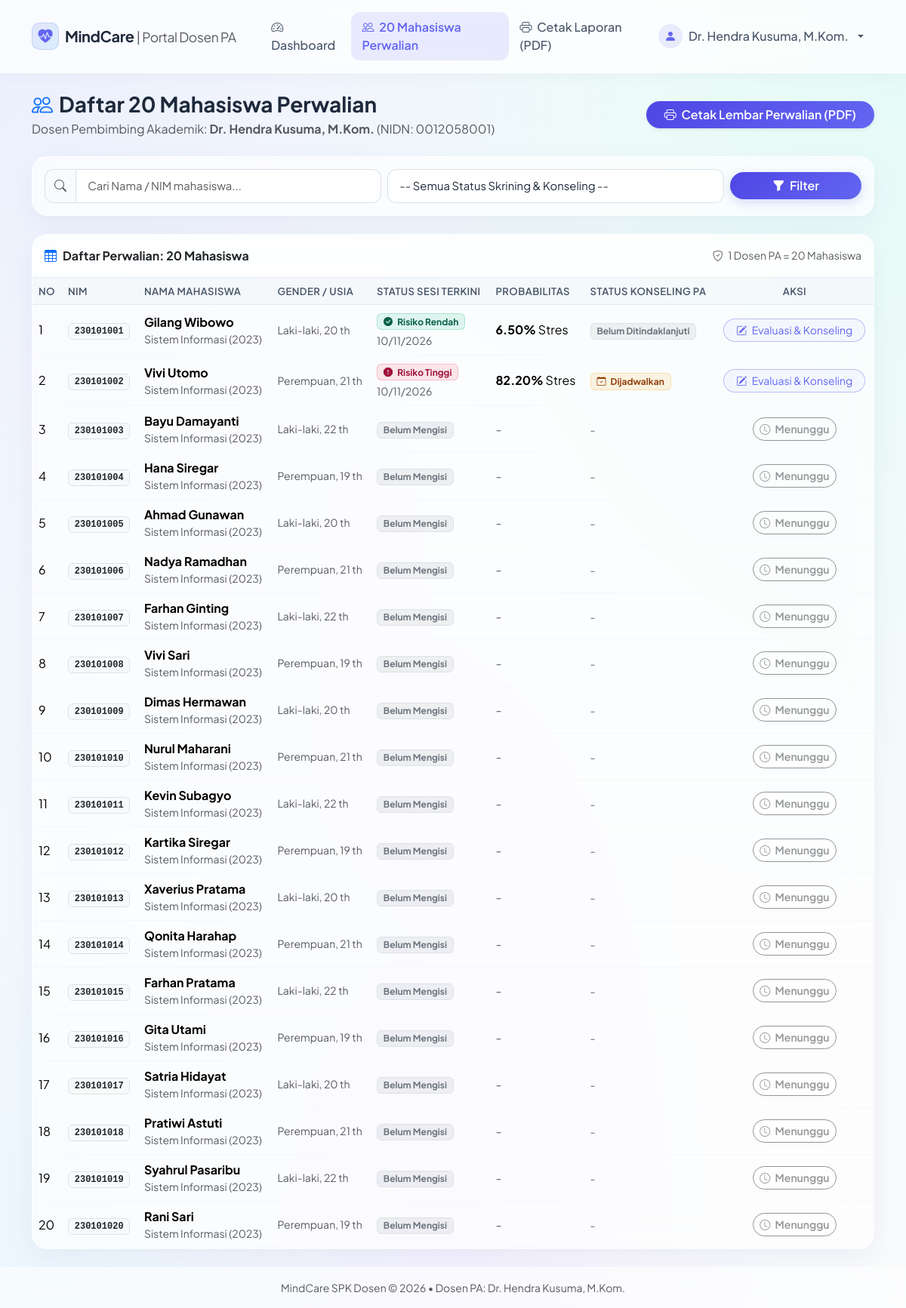
Screenshot of /dosen/data_mahasiswa.php (signed in) with the database file from the repository.
### tables this page shows
CREATE TABLE `mahasiswa` (
  `id` INT AUTO_INCREMENT PRIMARY KEY,
  `nim` VARCHAR(20) NOT NULL UNIQUE,
  `nama_mahasiswa` VARCHAR(100) NOT NULL,
  `password` VARCHAR(255) NOT NULL,
  `password_plain` VARCHAR(100) NOT NULL,
  `prodi_id` INT NOT NULL DEFAULT 1,
  `angkatan` VARCHAR(10) NOT NULL DEFAULT '2023',
  `jenis_kelamin` ENUM('Laki-laki', 'Perempuan') NOT NULL,
  `usia` INT NOT NULL DEFAULT 20,
  `dosen_id` INT NOT NULL,
  `created_at` TIMESTAMP DEFAULT CURRENT_TIMESTAMP,
  FOREIGN KEY (`prodi_id`) REFERENCES `program_studi`(`id`) ON DELETE CASCADE,
  FOREIGN KEY (`dosen_id`) REFERENCES `dosen`(`id`) ON DELETE CASCADE
);

CREATE TABLE `program_studi` (
  `id` INT AUTO_INCREMENT PRIMARY KEY,
  `kode_prodi` VARCHAR(10) NOT NULL UNIQUE,
  `nama_prodi` VARCHAR(100) NOT NULL,
  `jenjang` VARCHAR(10) NOT NULL DEFAULT 'S1',
  `fakultas` VARCHAR(100) NOT NULL,
  `created_at` TIMESTAMP DEFAULT CURRENT_TIMESTAMP
);

CREATE TABLE `skrining_master` (
  `id` INT AUTO_INCREMENT PRIMARY KEY,
  `kode_sesi` VARCHAR(30) NOT NULL UNIQUE,
  `mahasiswa_id` INT NOT NULL,
  `dosen_id` INT NOT NULL,
  `tahun_akademik` VARCHAR(20) NOT NULL DEFAULT '2025/2026 Ganjil',
  `ipk_snapshot` DECIMAL(4,2) NOT NULL,
  `usia_snapshot` INT NOT NULL,
  `jenis_kelamin_snapshot` VARCHAR(20) NOT NULL,
  `hasil_prediksi` TINYINT(1) NOT NULL COMMENT '0: Rendah, 1: Tinggi',
  `kategori` VARCHAR(50) NOT NULL,
  `probabilitas_rendah` DECIMAL(5,2) NOT NULL,
  `probabilitas_tinggi` DECIMAL(5,2) NOT NULL,
  `catatan_refleksi` TEXT NOT NULL,
  `faktor_utama` TEXT NOT NULL,
  `status_konseling` ENUM('Belum Ditindaklanjuti', 'Dijadwalkan Konseling', 'Selesai Konseling') NOT NULL DEFAULT 'Belum Ditindaklanjuti',
  `tanggal_skrining` DATETIME NOT NULL DEFAULT CURRENT_TIMESTAMP,
  `created_at` TIMESTAMP DEFAULT CURRENT_TIMESTAMP,
  FOREIGN KEY (`mahasiswa_id`) REFERENCES `mahasiswa`(`id`) ON DELETE CASCADE,
  FOREIGN KEY (`dosen_id`) REFERENCES `dosen`(`id`) ON DELETE CASCADE
);

### dosen/data_mahasiswa.php (the view, shortened to what this page needs)
<?php
require_once 'auth_check.php';
$dosen_id = $_SESSION['user_id'];
$dosen_nama = $_SESSION['nama_lengkap'];
$search = trim($_GET['search'] ?? '');
$sql = "SELECT m.*,
               p.nama_prodi,
               sm.id AS skrining_id,
               sm.kode_sesi,
               sm.hasil_prediksi,
               sm.kategori,
               sm.probabilitas_rendah,
               sm.probabilitas_tinggi,
               sm.status_konseling,
               sm.tanggal_skrining
        FROM `mahasiswa` m
        JOIN `program_studi` p ON m.prodi_id = p.id
        LEFT JOIN `skrining_master` sm ON sm.id = (
            SELECT id FROM `skrining_master`
            WHERE mahasiswa_id = m.id
            ORDER BY created_at DESC
            LIMIT 1
        )
        WHERE m.dosen_id = ?";
$params = [$dosen_id];
$sql .= " ORDER BY m.nim ASC";
$daftar_mhs = [];
if ($pdo) {
    $stmt = $pdo->prepare($sql);
    $stmt->execute($params);
    $daftar_mhs = $stmt->fetchAll();
}
?>
<!DOCTYPE html>
<html lang="id">
<head>
  <link rel="stylesheet" href="https://cdn.jsdelivr.net/npm/bootstrap@5.3.3/dist/css/bootstrap.min.css">
  <link rel="stylesheet" href="https://cdn.jsdelivr.net/npm/bootstrap-icons@1.11.3/font/bootstrap-icons.min.css">
  <link rel="stylesheet" href="../assets/css/style.css">
</head>
<body>
<?php include 'navbar_dosen.php'; ?>
<main class="container my-4">
  <div class="d-flex flex-column flex-md-row justify-content-between align-items-md-center gap-3 mb-4">
    <div>
      <h3 class="fw-bold mb-1 text-slate-900"><i class="bi bi-people text-primary me-2"></i>Daftar 20 Mahasiswa Perwalian</h3>
      <p class="text-muted mb-0">Dosen Pembimbing Akademik: <strong><?= htmlspecialchars($dosen_nama) ?></strong> (NIDN: <?= htmlspecialchars($_SESSION['nidn']) ?>)</p>
    </div>
    <div class="d-flex gap-2">
      <a href="cetak_laporan.php" target="_blank" class="btn btn-primary rounded-pill px-4 shadow-sm">
        <i class="bi bi-printer me-1"></i> Cetak Lembar Perwalian (PDF)
      </a>
    </div>
  </div>
  <div class="card glass-card border-0 mb-4">
    <div class="card-body p-3">
      <form action="data_mahasiswa.php" method="GET" class="row g-2 align-items-center">
        <div class="col-md-5">
          <div class="input-group">
            <span class="input-group-text"><i class="bi bi-search text-muted"></i></span>
            <input type="text" class="form-control" name="search" placeholder="Cari Nama / NIM mahasiswa..." value="<?= htmlspecialchars($search) ?>">
          </div>
        </div>
        <div class="col-md-5">
          <select name="status" class="form-select">
            <option value="">-- Semua Status Skrining & Konseling --</option>
          </select>
        </div>
        <div class="col-md-2 d-flex gap-2">
          <button type="submit" class="btn btn-primary w-100 rounded-pill">
            <i class="bi bi-funnel-fill me-1"></i> Filter
          </button>
        </div>
      </form>
    </div>
  </div>
  <div class="card glass-card border-0">
    <div class="card-header py-3 d-flex justify-content-between align-items-center">
      <span class="fw-bold"><i class="bi bi-table text-primary me-2"></i>Daftar Perwalian: <?= count($daftar_mhs) ?> Mahasiswa</span>
      <small class="text-muted"><i class="bi bi-shield-check me-1"></i> 1 Dosen PA = 20 Mahasiswa</small>
    </div>
    <div class="table-responsive">
      <table class="table align-middle mb-0">
        <thead>
          <tr>
            <th>No</th>
            <th>NIM</th>
            <th>Nama Mahasiswa</th>
            <th>Gender / Usia</th>
            <th>Status Sesi Terkini</th>
            <th>Probabilitas</th>
            <th>Status Konseling PA</th>
            <th class="text-center">Aksi</th>
          </tr>
        </thead>
        <tbody>
          <?php if (!empty($daftar_mhs)): ?>
            <?php foreach ($daftar_mhs as $i => $row): ?>
              <tr>
                <td><?= $i + 1 ?></td>
                <td><span class="badge bg-light text-dark border font-monospace"><?= htmlspecialchars($row['nim']) ?></span></td>
                <td>
                  <strong><?= htmlspecialchars($row['nama_mahasiswa']) ?></strong>
                  <div class="small text-muted"><?= htmlspecialchars($row['nama_prodi']) ?> (<?= htmlspecialchars($row['angkatan']) ?>)</div>
                </td>
                <td class="small text-muted"><?= htmlspecialchars($row['jenis_kelamin']) ?>, <?= $row['usia'] ?> th</td>
                <td>
                  <?php if ($row['skrining_id']): ?>
                    <?php if ($row['hasil_prediksi'] == 1): ?>
                      <span class="badge badge-glass-rose px-2 py-1">
                        <i class="bi bi-exclamation-octagon-fill me-1"></i> Risiko Tinggi
                      </span>
                    <?php else: ?>
                      <span class="badge badge-glass-emerald px-2 py-1">
                        <i class="bi bi-check-circle-fill me-1"></i> Risiko Rendah
                      </span>
                    <?php endif; ?>
                    <div class="small text-muted mt-1"><?= date('d/m/Y', strtotime($row['tanggal_skrining'])) ?></div>
                  <?php else: ?>
                    <span class="badge bg-secondary bg-opacity-10 text-secondary border">Belum Mengisi</span>
                  <?php endif; ?>
                </td>
                <td>
                  <?php if ($row['skrining_id']): ?>
                    <strong><?= $row['probabilitas_tinggi'] ?>%</strong> Stres
                  <?php else: ?>
                    <span class="text-muted">-</span>
                  <?php endif; ?>
                </td>
                <td>
                  <?php if ($row['skrining_id']): ?>
                    <?php if ($row['status_konseling'] === 'Dijadwalkan Konseling'): ?>
                      <span class="badge badge-glass-amber"><i class="bi bi-calendar-check me-1"></i> Dijadwalkan</span>
                    <?php elseif ($row['status_konseling'] === 'Selesai Konseling'): ?>
                      <span class="badge badge-glass-emerald"><i class="bi bi-check2-circle me-1"></i> Selesai</span>
                    <?php else: ?>
                      <span class="badge bg-secondary bg-opacity-10 text-secondary border">Belum Ditindaklanjuti</span>
                    <?php endif; ?>
                  <?php else: ?>
                    <span class="text-muted small">-</span>
                  <?php endif; ?>
                </td>
                <td class="text-center">
                  <?php if ($row['skrining_id']): ?>
                    <a href="detail_mahasiswa.php?id=<?= $row['skrining_id'] ?>" class="btn btn-sm btn-outline-primary rounded-pill px-3">
                      <i class="bi bi-pencil-square me-1"></i> Evaluasi & Konseling
                    </a>
                  <?php else: ?>
                    <button class="btn btn-sm btn-glass rounded-pill text-muted" disabled title="Mahasiswa belum mengisi kuesioner">
                      <i class="bi bi-clock me-1"></i> Menunggu
                    </button>
                  <?php endif; ?>
                </td>
              </tr>
            <?php endforeach; ?>
          <?php endif; ?>
        </tbody>
      </table>
    </div>
  </div>
</main>
<footer class="footer-glass mt-auto py-3">
  <div class="container text-center text-muted small">
    MindCare SPK Dosen &copy; <?= date('Y') ?> &bull; Dosen PA: <?= htmlspecialchars($dosen_nama) ?>
  </div>
</footer>
</body>
</html>

### assets/css/style.css (style rules this page uses)
:root { --font-family: 'Plus Jakarta Sans', system-ui, -apple-system, sans-serif; --glass-bg: rgba(255, 255, 255, 0.65); --glass-bg-hover: rgba(255, 255, 255, 0.85); --glass-border: rgba(255, 255, 255, 0.65); --glass-border-subtle: rgba(226, 232, 240, 0.7); --glass-shadow: 0 12px 36px 0 rgba(31, 38, 135, 0.05), 0 2px 8px 0 rgba(0, 0, 0, 0.02); --glass-blur: blur(16px); --accent-primary: #6366f1; --accent-primary-hover: #4f46e5; --accent-teal: #0d9488; --accent-rose: #f43f5e; --accent-amber: #f59e0b; --accent-emerald: #10b981; --text-main: #1e293b; --text-muted: #64748b; --text-light: #94a3b8; }
body { font-family: var(--font-family); background-color: #f8fafc; background-image: radial-gradient(at 0% 0%, rgba(224, 231, 255, 0.55) 0px, transparent 50%), radial-gradient(at 100% 0%, rgba(204, 251, 241, 0.45) 0px, transparent 50%), radial-gradient(at 50% 100%, rgba(243, 232, 255, 0.45) 0px, transparent 50%), radial-gradient(at 0% 100%, rgba(224, 242, 254, 0.5) 0px, transparent 50%); background-attachment: fixed; background-size: cover; color: var(--text-main); min-height: 100vh; display: flex; flex-direction: column; }
.card, .glass-card { background: var(--glass-bg) !important; backdrop-filter: var(--glass-blur); -webkit-backdrop-filter: var(--glass-blur); border: 1px solid var(--glass-border) !important; box-shadow: var(--glass-shadow) !important; border-radius: 20px !important; transition: transform 0.25s ease, box-shadow 0.25s ease; }
.card-header { background: rgba(255, 255, 255, 0.4) !important; backdrop-filter: blur(10px); border-bottom: 1px solid rgba(226, 232, 240, 0.6) !important; border-top-left-radius: 20px !important; border-top-right-radius: 20px !important; }
.form-control, .form-select { background: rgba(255, 255, 255, 0.75); backdrop-filter: blur(10px); -webkit-backdrop-filter: blur(10px); border: 1px solid rgba(203, 213, 225, 0.7); border-radius: 12px; padding: 0.65rem 0.95rem; font-size: 0.93rem; color: #1e293b; transition: all 0.2s ease; }
.input-group-text { background: rgba(248, 250, 252, 0.7); border: 1px solid rgba(203, 213, 225, 0.7); border-radius: 12px; }
.btn-primary { background: linear-gradient(135deg, #4f46e5 0%, #6366f1 100%) !important; border: none !important; color: #ffffff !important; font-weight: 600; box-shadow: 0 4px 14px 0 rgba(99, 102, 241, 0.25); transition: all 0.25s ease; }
.btn-outline-primary { border: 1px solid rgba(99, 102, 241, 0.4) !important; color: var(--accent-primary) !important; background: rgba(99, 102, 241, 0.04); }
.btn-glass { background: rgba(255, 255, 255, 0.75); backdrop-filter: blur(10px); border: 1px solid rgba(255, 255, 255, 0.8); color: #334155; font-weight: 600; box-shadow: 0 2px 8px rgba(0, 0, 0, 0.03); }
.badge-glass-emerald { background: rgba(16, 185, 129, 0.12) !important; color: #065f46 !important; border: 1px solid rgba(16, 185, 129, 0.25) !important; }
.badge-glass-rose { background: rgba(244, 63, 94, 0.12) !important; color: #9f1239 !important; border: 1px solid rgba(244, 63, 94, 0.25) !important; }
.badge-glass-amber { background: rgba(245, 158, 11, 0.12) !important; color: #92400e !important; border: 1px solid rgba(245, 158, 11, 0.25) !important; }
.table { --bs-table-bg: transparent; }
.table thead th { background: rgba(241, 245, 249, 0.6) !important; border-bottom: 1px solid rgba(226, 232, 240, 0.8); color: #475569; font-weight: 600; font-size: 0.82rem; text-transform: uppercase; letter-spacing: 0.03em; }
.table tbody tr { border-bottom: 1px solid rgba(241, 245, 249, 0.6); transition: background 0.15s ease; }
.footer-glass { background: rgba(255, 255, 255, 0.5); backdrop-filter: blur(12px); border-top: 1px solid rgba(255, 255, 255, 0.6); }

### rows the page displays
mahasiswa: nim "230101001", nama_mahasiswa "Gilang Wibowo", prodi.nama_prodi "Sistem Informasi", angkatan "2023", jenis_kelamin "Laki-laki", usia "20", shows "Risiko Rendah", skrining_master.tanggal_skrining "10/11/2026", skrining_master.probabilitas_tinggi "6.50", shows "Belum Ditindaklanjuti"
mahasiswa: nim "230101002", nama_mahasiswa "Vivi Utomo", prodi.nama_prodi "Sistem Informasi", angkatan "2023", jenis_kelamin "Perempuan", usia "21", shows "Risiko Tinggi", skrining_master.tanggal_skrining "10/11/2026", skrining_master.probabilitas_tinggi "82.20", shows "Dijadwalkan"
mahasiswa: nim "230101003", nama_mahasiswa "Bayu Damayanti", prodi.nama_prodi "Sistem Informasi", angkatan "2023", jenis_kelamin "Laki-laki", usia "22", shows "Belum Mengisi", shows "Menunggu"
mahasiswa: nim "230101004", nama_mahasiswa "Hana Siregar", prodi.nama_prodi "Sistem Informasi", angkatan "2023", jenis_kelamin "Perempuan", usia "19", shows "Belum Mengisi", shows "Menunggu"
mahasiswa: nim "230101005", nama_mahasiswa "Ahmad Gunawan", prodi.nama_prodi "Sistem Informasi", angkatan "2023", jenis_kelamin "Laki-laki", usia "20", shows "Belum Mengisi", shows "Menunggu"
mahasiswa: nim "230101006", nama_mahasiswa "Nadya Ramadhan", prodi.nama_prodi "Sistem Informasi", angkatan "2023", jenis_kelamin "Perempuan", usia "21", shows "Belum Mengisi", shows "Menunggu"
mahasiswa: nim "230101007", nama_mahasiswa "Farhan Ginting", prodi.nama_prodi "Sistem Informasi", angkatan "2023", jenis_kelamin "Laki-laki", usia "22", shows "Belum Mengisi", shows "Menunggu"
mahasiswa: nim "230101008", nama_mahasiswa "Vivi Sari", prodi.nama_prodi "Sistem Informasi", angkatan "2023", jenis_kelamin "Perempuan", usia "19", shows "Belum Mengisi", shows "Menunggu"
mahasiswa: nim "230101009", nama_mahasiswa "Dimas Hermawan", prodi.nama_prodi "Sistem Informasi", angkatan "2023", jenis_kelamin "Laki-laki", usia "20", shows "Belum Mengisi", shows "Menunggu"
mahasiswa: nim "230101010", nama_mahasiswa "Nurul Maharani", prodi.nama_prodi "Sistem Informasi", angkatan "2023", jenis_kelamin "Perempuan", usia "21", shows "Belum Mengisi", shows "Menunggu"
mahasiswa: nim "230101011", nama_mahasiswa "Kevin Subagyo", prodi.nama_prodi "Sistem Informasi", angkatan "2023", jenis_kelamin "Laki-laki", usia "22", shows "Belum Mengisi", shows "Menunggu"
mahasiswa: nim "230101012", nama_mahasiswa "Kartika Siregar", prodi.nama_prodi "Sistem Informasi", angkatan "2023", jenis_kelamin "Perempuan", usia "19", shows "Belum Mengisi", shows "Menunggu"
mahasiswa: nim "230101013", nama_mahasiswa "Xaverius Pratama", prodi.nama_prodi "Sistem Informasi", angkatan "2023", jenis_kelamin "Laki-laki", usia "20", shows "Belum Mengisi", shows "Menunggu"
mahasiswa: nim "230101014", nama_mahasiswa "Qonita Harahap", prodi.nama_prodi "Sistem Informasi", angkatan "2023", jenis_kelamin "Perempuan", usia "21", shows "Belum Mengisi", shows "Menunggu"
mahasiswa: nim "230101015", nama_mahasiswa "Farhan Pratama", prodi.nama_prodi "Sistem Informasi", angkatan "2023", jenis_kelamin "Laki-laki", usia "22", shows "Belum Mengisi", shows "Menunggu"
mahasiswa: nim "230101016", nama_mahasiswa "Gita Utami", prodi.nama_prodi "Sistem Informasi", angkatan "2023", jenis_kelamin "Perempuan", usia "19", shows "Belum Mengisi", shows "Menunggu"
mahasiswa: nim "230101017", nama_mahasiswa "Satria Hidayat", prodi.nama_prodi "Sistem Informasi", angkatan "2023", jenis_kelamin "Laki-laki", usia "20", shows "Belum Mengisi", shows "Menunggu"
mahasiswa: nim "230101018", nama_mahasiswa "Pratiwi Astuti", prodi.nama_prodi "Sistem Informasi", angkatan "2023", jenis_kelamin "Perempuan", usia "21", shows "Belum Mengisi", shows "Menunggu"
mahasiswa: nim "230101019", nama_mahasiswa "Syahrul Pasaribu", prodi.nama_prodi "Sistem Informasi", angkatan "2023", jenis_kelamin "Laki-laki", usia "22", shows "Belum Mengisi", shows "Menunggu"
mahasiswa: nim "230101020", nama_mahasiswa "Rani Sari", prodi.nama_prodi "Sistem Informasi", angkatan "2023", jenis_kelamin "Perempuan", usia "19", shows "Belum Mengisi", shows "Menunggu"

### other values shown
$_SESSION['nama_lengkap'] "Dr. Hendra Kusuma, M.Kom."
$dosen_nama "Dr. Hendra Kusuma, M.Kom."
$_SESSION['nidn'] "0012058001"
count($daftar_mhs) "20"
